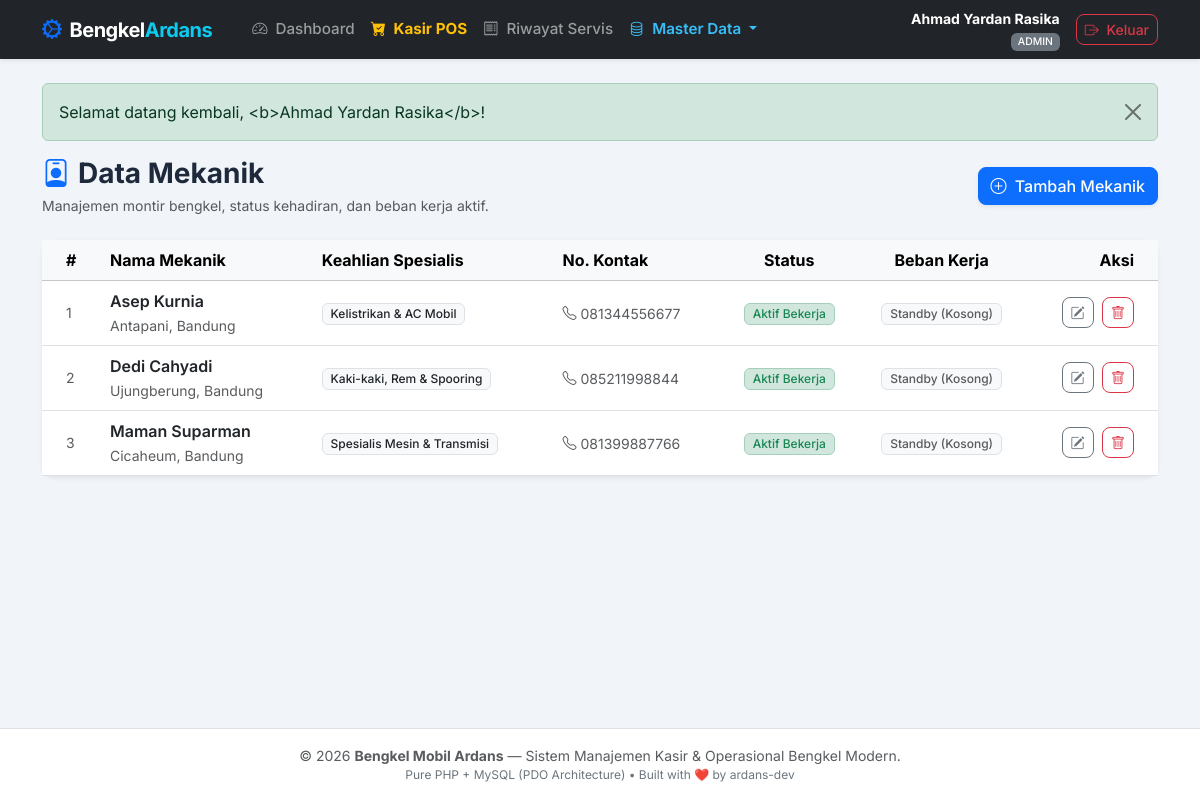
Screenshot of /mekanik.php (signed in) with the database file from the repository.
### tables this page shows
CREATE TABLE mekanik (
    id_mekanik INT AUTO_INCREMENT PRIMARY KEY,
    nama_mekanik VARCHAR(100) NOT NULL COMMENT 'Nama teknisi bengkel',
    no_telepon VARCHAR(20) NULL COMMENT 'Nomor kontak mekanik',
    keahlian VARCHAR(100) NULL COMMENT 'Spesialisasi (misal: Mesin, Kelistrikan, Kaki-kaki)',
    status ENUM('Aktif', 'Cuti', 'Nonaktif') DEFAULT 'Aktif' COMMENT 'Status kesiapan montir',
    alamat TEXT NULL COMMENT 'Alamat domisili teknisi',
    created_at TIMESTAMP DEFAULT CURRENT_TIMESTAMP
);

### mekanik.php (the view, shortened to what this page needs)
<?php
$query_mekanik = "
    SELECT m.*,
           COUNT(CASE WHEN t.status_servis = 'Dikerjakan' THEN 1 END) AS servis_aktif
    FROM mekanik m
    LEFT JOIN transaksi t ON m.id_mekanik = t.id_mekanik
    GROUP BY m.id_mekanik
    ORDER BY m.nama_mekanik ASC
";
$mekanik_list = db()->query($query_mekanik)->fetchAll();
include __DIR__ . '/includes/header.php';
?>
<div class="d-flex flex-wrap justify-content-between align-items-center mb-4 gap-2">
    <div>
        <h3 class="fw-bold mb-1"><i class="bi bi-person-badge text-primary me-2"></i>Data Mekanik</h3>
        <p class="text-muted small mb-0">Manajemen montir bengkel, status kehadiran, dan beban kerja aktif.</p>
    </div>
    <button class="btn btn-primary shadow-sm" data-bs-toggle="modal" data-bs-target="#modalTambah">
        <i class="bi bi-plus-circle me-1"></i> Tambah Mekanik
    </button>
</div>
<div class="card shadow-sm border-0">
    <div class="card-body p-0">
        <div class="table-responsive">
            <table class="table table-hover align-middle mb-0">
                <thead class="table-light">
                    <tr>
                        <th class="ps-4" style="width: 60px;">#</th>
                        <th>Nama Mekanik</th>
                        <th>Keahlian Spesialis</th>
                        <th>No. Kontak</th>
                        <th class="text-center">Status</th>
                        <th class="text-center">Beban Kerja</th>
                        <th class="text-end pe-4">Aksi</th>
                    </tr>
                </thead>
                <tbody>
                    <?php if (empty($mekanik_list)): ?>
                        <tr>
                            <td colspan="7" class="text-center py-5 text-muted">
                                <i class="bi bi-person-x fs-2 d-block mb-2 text-secondary"></i>
                                Belum ada mekanik yang terdaftar di bengkel.
                            </td>
                        </tr>
                    <?php else: ?>
                        <?php $no = 1; foreach ($mekanik_list as $row): ?>
                            <tr>
                                <td class="ps-4 text-muted small"><?= $no++ ?></td>
                                <td>
                                    <div class="fw-semibold text-dark"><?= e($row['nama_mekanik']) ?></div>
                                    <small class="text-muted"><?= e($row['alamat'] ?: 'Alamat belum diisi') ?></small>
                                </td>
                                <td><span class="badge bg-light text-dark border"><?= e($row['keahlian']) ?></span></td>
                                <td>
                                    <?php if ($row['no_telepon']): ?>
                                        <small class="text-muted"><i class="bi bi-telephone me-1"></i><?= e($row['no_telepon']) ?></small>
                                    <?php else: ?>
                                        <small class="text-muted">-</small>
                                    <?php endif; ?>
                                </td>
                                <td class="text-center">
                                    <?php if ($row['status'] === 'Aktif'): ?>
                                        <span class="badge bg-success-subtle text-success border border-success-subtle">Aktif Bekerja</span>
                                    <?php elseif ($row['status'] === 'Cuti'): ?>
                                        <span class="badge bg-warning-subtle text-warning border border-warning-subtle">Sedang Cuti</span>
                                    <?php else: ?>
                                        <span class="badge bg-secondary">Nonaktif</span>
                                    <?php endif; ?>
                                </td>
                                <td class="text-center">
                                    <?php if ($row['servis_aktif'] > 0): ?>
                                        <span class="badge bg-warning text-dark">
                                            <i class="bi bi-cone-striped me-1"></i><?= (int)$row['servis_aktif'] ?> Mobil
                                        </span>
                                    <?php else: ?>
                                        <span class="badge bg-light text-muted border">Standby (Kosong)</span>
                                    <?php endif; ?>
                                </td>
                                <td class="text-end pe-4">
                                    <button class="btn btn-outline-secondary btn-sm me-1"
                                            onclick="editMekanik(<?= htmlspecialchars(json_encode($row), ENT_QUOTES, 'UTF-8') ?>)">
                                        <i class="bi bi-pencil-square"></i>
                                    </button>
                                    <a href="mekanik.php?action=hapus&id=<?= (int)$row['id_mekanik'] ?>"
                                       class="btn btn-outline-danger btn-sm"
                                       onclick="return confirm('Apakah Anda yakin ingin menghapus data mekanik ini?');">
                                        <i class="bi bi-trash"></i>
                                    </a>
                                </td>
                            </tr>
                        <?php endforeach; ?>
                    <?php endif; ?>
                </tbody>
            </table>
        </div>
    </div>
</div>
<?php include __DIR__ . '/includes/footer.php'; ?>

### includes/header.php (style rules this page uses)
body { font-family: 'Inter', sans-serif; background-color: #f1f5f9; color: #1e293b; min-height: 100vh; display: flex; flex-direction: column; }
.card { border: 1px solid #e2e8f0; border-radius: 12px; box-shadow: 0 1px 3px 0 rgb(0 0 0 / 0.05); }
.btn { border-radius: 8px; font-weight: 500; }
.badge { font-weight: 500; }

### rows the page displays
mekanik: nama_mekanik "Asep Kurnia", alamat "Antapani, Bandung", keahlian "Kelistrikan & AC Mobil", no_telepon "081344556677", status "Aktif Bekerja"
mekanik: nama_mekanik "Dedi Cahyadi", alamat "Ujungberung, Bandung", keahlian "Kaki-kaki, Rem & Spooring", no_telepon "085211998844", status "Aktif Bekerja"
mekanik: nama_mekanik "Maman Suparman", alamat "Cicaheum, Bandung", keahlian "Spesialis Mesin & Transmisi", no_telepon "081399887766", status "Aktif Bekerja"

### other values shown
$user_login['nama'] "Ahmad Yardan Rasika"
$user_login['role'] "ADMIN"
$msg "Selamat datang kembali, <b>Ahmad Yardan Rasika</b>!"
